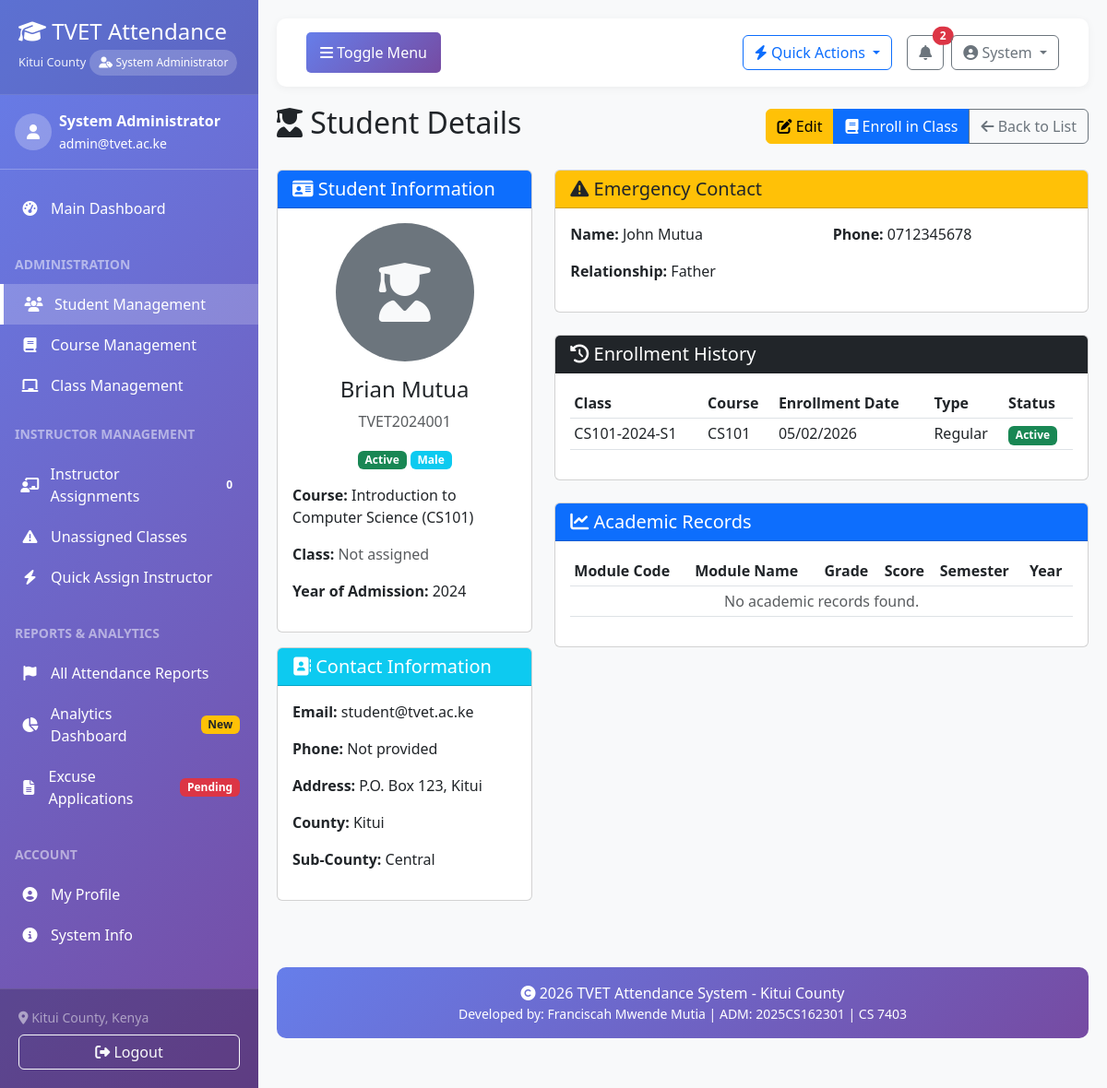
/students/1/ (signed in), run on an earlier commit of the app's database.
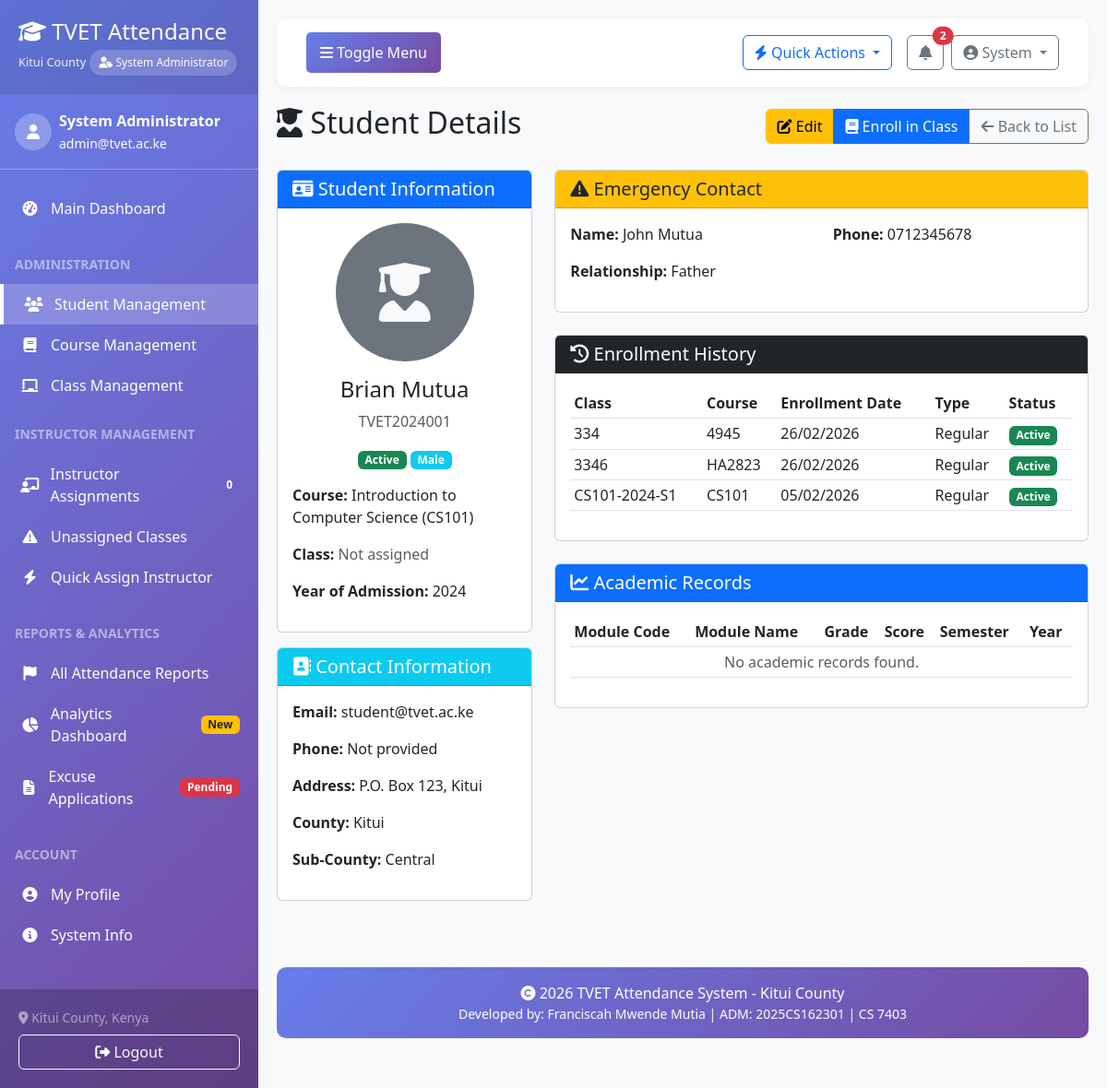
And on a later commit of the database.
### students/models.py (models this page shows, shortened)
class Enrollment(models.Model):
    student = models.ForeignKey(Student, on_delete=models.CASCADE, related_name='enrollments')
    course = models.ForeignKey('courses.Course', on_delete=models.CASCADE)
    class_enrolled = models.ForeignKey('courses.Class', on_delete=models.CASCADE, related_name='enrollments')
    enrollment_date = models.DateField(auto_now_add=True)
    enrollment_type = models.CharField(max_length=20, choices=[
        ('regular', 'Regular'),
        ('evening', 'Evening'),
        ('weekend', 'Weekend'),
        ('distance', 'Distance Learning'),
    ], default='regular')
    is_active = models.BooleanField(default=True)
    completion_date = models.DateField(null=True, blank=True)
    remarks = models.TextField(blank=True)
    created_at = models.DateTimeField(auto_now_add=True)
    updated_at = models.DateTimeField(auto_now=True)
    class Meta:
        ordering = ['-enrollment_date']
        unique_together = ['student', 'class_enrolled']

### courses/models.py (models this page shows, shortened)
class Class(models.Model):
    course = models.ForeignKey(Course, on_delete=models.CASCADE, related_name='classes')
    class_code = models.CharField(max_length=20, unique=True)
    name = models.CharField(max_length=200)
    instructor = models.ForeignKey(settings.AUTH_USER_MODEL, on_delete=models.SET_NULL,
                                   null=True, limit_choices_to={'user_type': 'instructor'})
    academic_year = models.CharField(max_length=20)
    semester = models.IntegerField(default=1)
    start_date = models.DateField()
    end_date = models.DateField()
    meeting_days = models.CharField(max_length=100, help_text="e.g., Monday, Wednesday, Friday")
    meeting_time = models.CharField(max_length=50, help_text="e.g., 10:00 AM - 12:00 PM")
    venue = models.CharField(max_length=100)
    max_students = models.IntegerField(default=30)
    is_active = models.BooleanField(default=True)
    created_at = models.DateTimeField(auto_now_add=True)
    updated_at = models.DateTimeField(auto_now=True)
    class Meta:
        verbose_name_plural = 'Classes'
        ordering = ['-academic_year', 'semester', 'class_code']

class Course(models.Model):
    LEVEL_CHOICES = (
        ('certificate', 'Certificate'),
        ('diploma', 'Diploma'),
        ('artisan', 'Artisan'),
        ('craft', 'Craft'),
    )
    code = models.CharField(max_length=20, unique=True)
    name = models.CharField(max_length=200)
    description = models.TextField(blank=True)
    level = models.CharField(max_length=20, choices=LEVEL_CHOICES, default='certificate')
    duration_months = models.IntegerField(default=12)
    department = models.CharField(max_length=100)
    is_active = models.BooleanField(default=True)
    created_at = models.DateTimeField(auto_now_add=True)
    updated_at = models.DateTimeField(auto_now=True)
    class Meta:
        ordering = ['code']

### students/views.py (the view)
# urls.py: path('<int:pk>/', views.student_detail, name='detail'),
@login_required
@instructor_required
def student_detail(request, pk):
    student = get_object_or_404(Student.objects.select_related('user', 'course', 'current_class'), pk=pk)
    enrollments = student.enrollments.select_related('course', 'class_enrolled').all()
    academic_records = student.academic_records.all()
    context = {
        'student': student,
        'enrollments': enrollments,
        'academic_records': academic_records,
    }
    return render(request, 'students/student_detail.html', context)

### students/views.py (called while the page is built)
def instructor_required(view_func):
    from functools import wraps
    @wraps(view_func)
    def _wrapped_view(request, *args, **kwargs):
        if request.user.is_superuser or request.user.user_type in ['admin', 'instructor']:
            return view_func(request, *args, **kwargs)
        messages.error(request, "You don't have permission to access this page.")
        raise PermissionDenied
    return _wrapped_view

### templates/students/student_detail.html (shortened to what the changed rows need)
{% extends 'base.html' %}
{% block content %}
<div class="d-flex justify-content-between align-items-center mb-4">
    <h2>
        <i class="fas fa-user-graduate"></i> Student Details
    </h2>
</div>
<div class="row">
    <div class="col-md-8">
        <div class="card mb-4">
            <div class="card-body">
                <div class="table-responsive">
                    <table class="table table-sm">
                        <thead>
                            <tr>
                                <th>Class</th>
                                <th>Course</th>
                                <th>Enrollment Date</th>
                                <th>Type</th>
                                <th>Status</th>
                            </tr>
                        </thead>
                        <tbody>
                            {% for enrollment in enrollments %}
                            <tr>
                                <td>{{ enrollment.class_enrolled.class_code }}</td>
                                <td>{{ enrollment.course.code }}</td>
                                <td>{{ enrollment.enrollment_date|date:"d/m/Y" }}</td>
                                <td>{{ enrollment.get_enrollment_type_display }}</td>
                                <td>
                                    {% if enrollment.is_active %}
                                        <span class="badge bg-success">Active</span>
                                    {% else %}
                                        <span class="badge bg-secondary">Inactive</span>
                                    {% endif %}
                                </td>
                            </tr>
                            {% empty %}
                            <tr>
                                <td colspan="5" class="text-center text-muted">
                                    No enrollment records found.
                                </td>
                            </tr>
                            {% endfor %}
                        </tbody>
                    </table>
                </div>
            </div>
        </div>
        <div class="card">
            <div class="card-body">
                <div class="table-responsive">
                    <table class="table table-sm">
                        <thead>
                            <tr>
                                <th>Module Code</th>
                                <th>Module Name</th>
                                <th>Grade</th>
                                <th>Score</th>
                                <th>Semester</th>
                                <th>Year</th>
                            </tr>
                        </thead>
                    </table>
                </div>
            </div>
        </div>
    </div>
</div>
{% endblock %}

What changed in the data, as far as the page shows it:
added Enrollment: class_enrolled.class_code "334", course.code "4945", enrollment_date "26/02/2026", enrollment_type "Regular", is_active "Active"
added Enrollment: class_enrolled.class_code "3346", course.code "HA2823", enrollment_date "26/02/2026", enrollment_type "Regular", is_active "Active"
